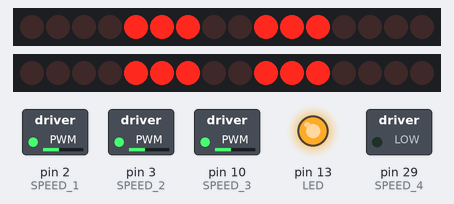
This sketch was run on a simulated Arduino Mega 2560, built with avr-gcc and run on an emulated ATmega2560. Parts: 2 × 16 port-expander outputs drawn as a row of LEDs (first output left, lit = HIGH), switched loads named in the sketch (green lamp = pin HIGH), output pins drawn as LEDs (lit = HIGH). Wiring (inferred from the names in the program): MCP23017 port expander at I2C address 0x20; MCP23017 port expander at I2C address 0x24. Wiring (inferred from the signals the program sends): 2 × row of LEDs: on Q0, Q1, Q2, Q3, Q4, Q5, Q6, Q7, Q8, Q9, Q10, Q11, Q12, Q13, Q14, Q15 / on Q0, Q1, Q2, Q3, Q4, Q5, Q6, Q7, Q8, Q9, Q10, Q11, Q12, Q13, Q14, Q15.

Above: at 0.05 s.
At 3.95 s:
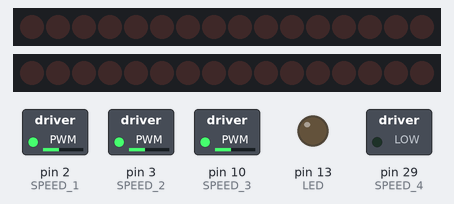
Timing chart, 0 to 4.6 s (numbered marks = the images above):
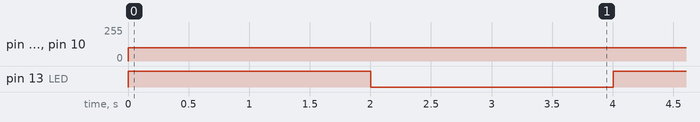

Measured:
- by itself, pin 2 (SPEED_1), pin 3 (SPEED_2), pin 10 (SPEED_3): 0/255 → 100/255 at 0.00 s
- by itself, pin 13 (LED): alternates HIGH for 2.0 s and LOW for 2.0 s

The sketch:

mcp23017test.ino
```cpp
#define SPEED_1 2
#define SPEED_2 3
#define SPEED_3 10
#define SPEED_4 29


#define LED 13
/*
 Example 41.1 - Microchip MCP23017 with Arduino
 http://tronixstuff.com/tutorials > chapter 41
 John Boxall | CC by-sa-nc
*/
// pins 15~17 to GND, I2C bus address is 0x20
#include "Wire.h"
void setup()
{
   pinMode(SPEED_1, OUTPUT);
   pinMode(SPEED_2, OUTPUT);
   pinMode(SPEED_3, OUTPUT);
   pinMode(SPEED_4, OUTPUT);

  pinMode(LED,OUTPUT);
 Wire.begin(); // wake up I2C bus
// set I/O pins to outputs
 Wire.beginTransmission(0x20);
 Wire.write(0x00); // IODIRA register
 Wire.write(0x00); // set all of port A to outputs
 Wire.endTransmission();
Wire.beginTransmission(0x20);
 Wire.write(0x01); // IODIRB register
 Wire.write(0x00); // set all of port B to outputs
 Wire.endTransmission();
 Wire.beginTransmission(0x24);
 Wire.write(0x00); // IODIRA register
 Wire.write(0x00); // set all of port A to outputs
 Wire.endTransmission();
Wire.beginTransmission(0x24);
 Wire.write(0x01); // IODIRB register
 Wire.write(0x00); // set all of port B to outputs
 Wire.endTransmission();
}
void binaryCount()
{
 for (byte a=0; a<256; a++)
 {
 Wire.beginTransmission(0x20);
 Wire.write(0x12); // GPIOA
 Wire.write(a); // port A
 Wire.endTransmission();
Wire.beginTransmission(0x20);
 Wire.write(0x13); // GPIOB
 Wire.write(a); // port B
 Wire.endTransmission();
 }
}
void loop()
{

Wire.beginTransmission(0x20);
Wire.write(0x13); // address port B  //top left motor (upside down one)
Wire.write(0x0E);     // value to send
Wire.endTransmission();

Wire.beginTransmission(0x20);
 Wire.write(0x12); // GPIOB
 Wire.write(0x70); // port B
 Wire.endTransmission();

 Wire.beginTransmission(0x24); //right side
Wire.write(0x13); // address port B  //top left motor (upside down one)
Wire.write(0x0E);     // value to send
Wire.endTransmission();

Wire.beginTransmission(0x24);
 Wire.write(0x12); // GPIOB
 Wire.write(0x70); // port B
 Wire.endTransmission();


 //binaryCount();
   digitalWrite(LED, HIGH);
   analogWrite(SPEED_1, 100);
   analogWrite(SPEED_2, 100);
   analogWrite(SPEED_3, 100);
   analogWrite(SPEED_4, 100);
   delay(2000);
   Wire.beginTransmission(0x20);
    Wire.write(0x13); // address port B
    Wire.write(0x00);     // value to send
    Wire.endTransmission();
    Wire.beginTransmission(0x20);
 Wire.write(0x12); // GPIOB
 Wire.write(0x00); // port B
 Wire.endTransmission();
     Wire.beginTransmission(0x24);
 Wire.write(0x13); // GPIOB
 Wire.write(0x00); // port B
 Wire.endTransmission();
     Wire.beginTransmission(0x24);
 Wire.write(0x12); // GPIOB
 Wire.write(0x00); // port B
 Wire.endTransmission();
   digitalWrite(LED, LOW);
   delay(2000);}
```
